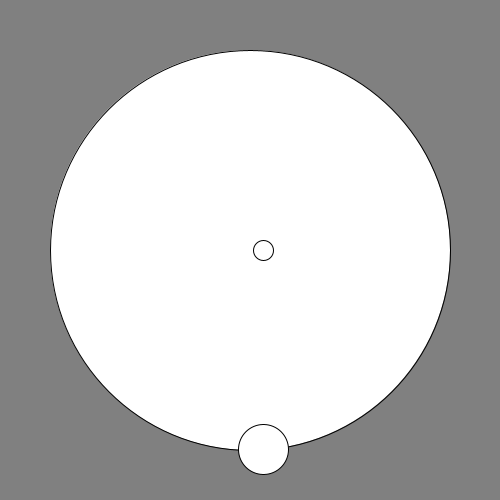
Frame 1 (no input)
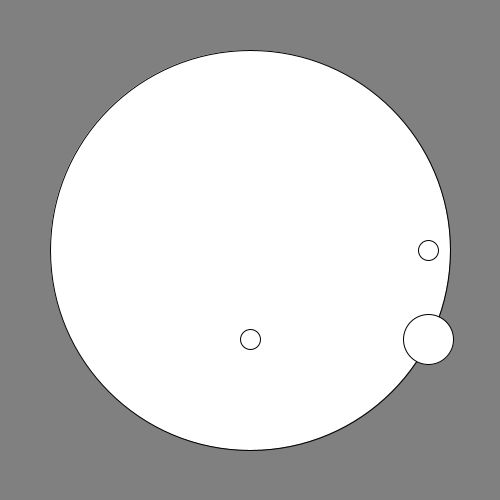
Frame 60 (the mouse pressed at the canvas centre just before this capture)
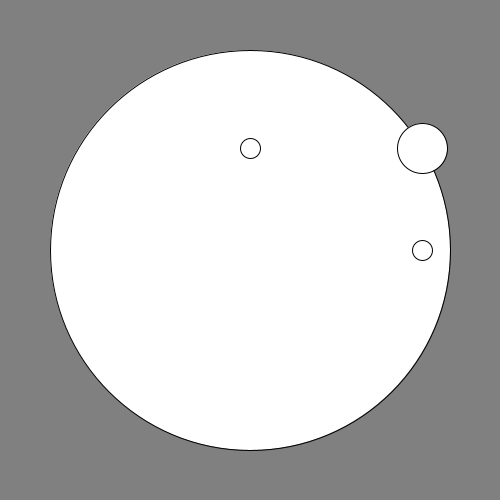
Frame 120 (the mouse held since frame 60 and released just before this capture)

The Processing sketch that drew these frames (run headless with seeded random() and noise(); from frame 60 on, the mouse is pressed at the canvas centre):

// Processing sketch: SignalDemo
// ── SignalDemo.pde

void setup(){
 size(500, 500); 
}
void draw() {
 background(128);
 
 float time = millis()/1000.0;
 
 float x = sin(time) * 200 + width/2;
 float y = cos(time) * 200 + height/2;
 
 ellipse(width/2, height/2, 400, 400);
 
 ellipse(x, height/2, 20, 20);
 ellipse(width/2, y, 20, 20);
 
 ellipse(x, y, 50, 50);
 
 
 
}
